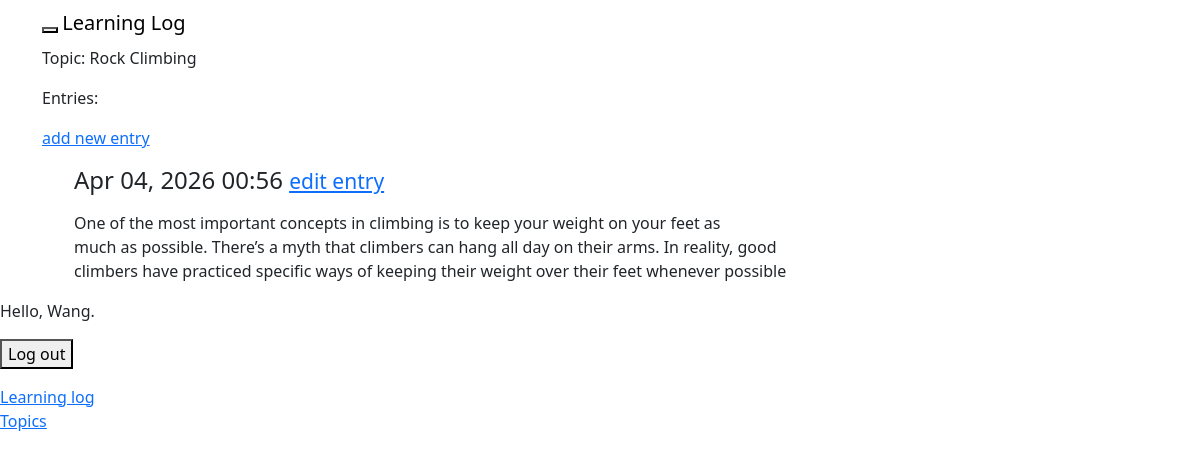
Screenshot of /topic/2/ (signed in) with the database file from the repository.
### learning_logs/models.py (models this page shows, shortened)
class Topic(models.Model):
    text = models.CharField(max_length=200)
    date_added = models.DateTimeField(auto_now_add=True)
    owner = models.ForeignKey(User, on_delete=models.CASCADE, null=True, blank=True)
    def __str__(self):
        return self.text

class Entry(models.Model):
    topic = models.ForeignKey(Topic, on_delete=models.CASCADE)
    text = models.TextField()
    date_added = models.DateTimeField(auto_now_add=True)
    class Meta():
        verbose_name_plural = 'entries'

### learning_logs/views.py (the view)
# urls.py: path('topic/<int:topic_id>/', views.topic, name='topic'),
@login_required
def topic(request, topic_id):
    topic = Topic.objects.get(id=topic_id)
    entries = topic.entry_set.order_by('-date_added')
    context = {'topic' : topic, 'entries': entries}
    return render(request, 'learning_logs/topic.html', context)

### templates/learning_logs/topic.html (shortened to what this page needs)
    {% extends 'learning_logs/base.html' %}
    {% block content %}
    <p>Topic: {{ topic }}</p>
    <p>Entries:</p>
    <p>
        <a href="{% url 'learning_logs:new_entry' topic.id %}">add new entry</a>
    </p>
    <ul>
        {% for entry in entries %}
            <div class="panel panel-default">
                <div class="panel-heading">
                    <h4
                        class="panel-title">{{ entry.date_added|date:'M d, Y H:i' }}
                        <small>
                            <a href="{% url 'learning_logs:edit_entry' entry.id %}">edit entry</a>
                        </small>
                    </h4>
                </div>
                <div class="panel-body">
                    <p>{{ entry.text|linebreaks }}</p>
                </div>
            </div>
    {% empty %}
        <li>
            There are no entries for this topic yet.
        </li>
    {% endfor %}
    </ul>
    {% endblock content %}

### templates/learning_logs/base.html (shortened to what this page needs)
<html>
    {% load django_bootstrap5%}
    <!DOCTYPE html>
    <html lang="en">
    <head>
        {% bootstrap_css %}
    </head>
    <body>
        <nav class="navbar navbar-default navbar-static-top">
            <div class="container">
                <div class="navbar-header">
                    <button type="button" class="bavbar-toggle collapsed"
                        data-toggle="collape" data-target="#navbar"
                        aria-expanded="false"aria-controls="navbar">
                        </button>
                        <a class="navbar-brand" href="{% url 'learning_logs:index' %}">
                            Learning Log</a>
            </div>
        </nav>
        <div class="container">
            <div>
                {% block content %}
                {% endblock content %}
            </div>
        </div>
        <p>
            {% if user.is_authenticated %}
                Hello, {{ user.username }}. <br>
                <form action="{% url 'users:logout' %}" method="post">
                    <button type="submit">Log out</button>
                </form>
                <a href="{% url 'learning_logs:index' %}">Learning log</a><br>
                <a href="{% url 'learning_logs:topics' %}">Topics</a>
            {% else %}
            <a href="{% url 'users:login' %}">Log in</a>
            <a href="{% url 'users:register' %}">Register</a><br>
            {% endif %}
        </p>
    </body>
</html>

### rows the page displays
Topic: text "Rock Climbing"
Entry: date_added "Apr 04, 2026 00:56", text "One of the most important concepts in climbing is to keep your weight on your feet as much as possible. There’s a myth that climbers can hang all day on their arms. In reality, good climbers have practiced specific ways of keeping their weight over their feet whenever possible"

### other values shown
{{ user.username }} "Wang"
